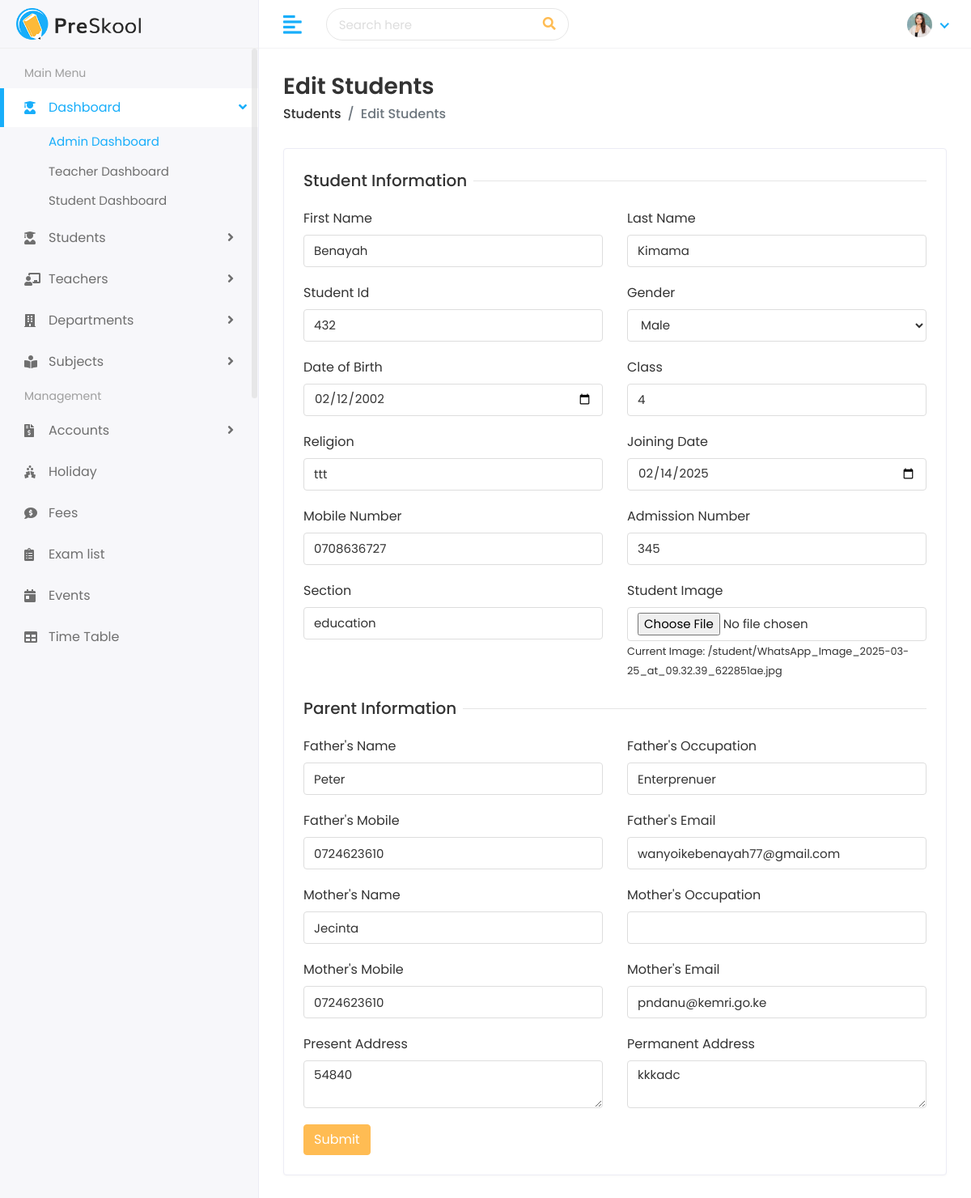
The page /student/edit/432/ on the database its author committed.
### student/models.py (models this page shows, shortened)
class Student(models.Model):
    first_name = models.CharField(max_length=100)
    last_name = models.CharField(max_length=100)
    student_id = models.CharField(max_length=20)
    gender = models.CharField(max_length=10, choices=[('Male', 'Male'), ('Female', 'Female'), ('Others', 'Others')])
    date_of_birth = models.DateField()
    student_class = models.CharField(max_length=50)
    religion = models.CharField(max_length=50)
    joining_date = models.DateField()
    mobile_number = models.CharField(max_length=15)
    admission_number = models.CharField(max_length=20)
    section = models.CharField(max_length=10)
    student_image = models.ImageField(upload_to='students/', blank=True)
    parent = models.OneToOneField(Parent, on_delete=models.CASCADE)
    slug = models.SlugField(max_length=255, unique=True, blank=True)

class Parent(models.Model):
    father_name = models.CharField(max_length=100)
    father_occupation = models.CharField(max_length=100, blank=True)
    father_mobile = models.CharField(max_length=15)
    father_email = models.EmailField(max_length=100)
    mother_name = models.CharField(max_length=100)
    mother_occupation = models.CharField(max_length=100, blank=True)
    mother_mobile = models.CharField(max_length=15)
    mother_email = models.EmailField(max_length=100)
    present_address = models.TextField()
    permanent_address = models.TextField()

### student/views.py (the view, shortened to what this page needs)
# urls.py: path('edit/<str:student_id>/', views.edit_student, name='edit_student'),
def edit_student(request, student_id):
    student = get_object_or_404(Student, student_id=student_id)
    parent = student.parent
    context = {"student": student, "parent": parent}
    return render(request, "students/edit-student.html", context)

### templates/students/edit-student.html (shortened to what this page needs)
{% extends 'Home/base.html' %}
{% load static %}
{% block body %}
<div class="page-wrapper">
    <div class="content container-fluid">
        <div class="page-header">
            <div class="row align-items-center">
                <div class="col">
                    <h3 class="page-title">Edit Students</h3>
                    <ul class="breadcrumb">
                        <li class="breadcrumb-item"><a href="/students">Students</a></li>
                        <li class="breadcrumb-item active">Edit Students</li>
                    </ul>
                </div>
            </div>
        </div>
        <div class="row">
            <div class="col-sm-12">
                <div class="card">
                    <div class="card-body">
                        <form method="POST" enctype="multipart/form-data">
                            <div class="row">
                                <div class="col-12">
                                    <h5 class="form-title"><span>Student Information</span></h5>
                                </div>
                                <div class="col-12 col-sm-6">
                                    <div class="form-group">
                                        <label>First Name</label>
                                        <input type="text" name="first_name" class="form-control" value="{{ student.first_name }}">
                                    </div>
                                </div>
                                <div class="col-12 col-sm-6">
                                    <div class="form-group">
                                        <label>Last Name</label>
                                        <input type="text" name="last_name" class="form-control" value="{{ student.last_name }}">
                                    </div>
                                </div>
                                <div class="col-12 col-sm-6">
                                    <div class="form-group">
                                        <label>Student Id</label>
                                        <input type="text" name="student_id" class="form-control" value="{{ student.student_id }}">
                                    </div>
                                </div>
                                <div class="col-12 col-sm-6">
                                    <div class="form-group">
                                        <label>Gender</label>
                                        <select name="gender" class="form-control">
                                            <option value="Male" {% if student.gender == 'Male' %}selected{% endif %}>Male</option>
                                        </select>
                                    </div>
                                </div>
                                <div class="col-12 col-sm-6">
                                    <div class="form-group">
                                        <label>Date of Birth</label>
                                        <input type="date" name="date_of_birth" class="form-control" value="{{ student.date_of_birth|date:'Y-m-d' }}">
                                    </div>
                                </div>
                                <div class="col-12 col-sm-6">
                                    <div class="form-group">
                                        <label>Class</label>
                                        <input type="text" name="student_class" class="form-control" value="{{ student.student_class }}">
                                    </div>
                                </div>
                                <div class="col-12 col-sm-6">
                                    <div class="form-group">
                                        <label>Religion</label>
                                        <input type="text" name="religion" class="form-control" value="{{ student.religion }}">
                                    </div>
                                </div>
                                <div class="col-12 col-sm-6">
                                    <div class="form-group">
                                        <label>Joining Date</label>
                                        <input type="date" name="joining_date" class="form-control" value="{{ student.joining_date|date:'Y-m-d' }}">
                                    </div>
                                </div>
                                <div class="col-12 col-sm-6">
                                    <div class="form-group">
                                        <label>Mobile Number</label>
                                        <input type="text" name="mobile_number" class="form-control" value="{{ student.mobile_number }}">
                                    </div>
                                </div>
                                <div class="col-12 col-sm-6">
                                    <div class="form-group">
                                        <label>Admission Number</label>
                                        <input type="text" name="admission_number" class="form-control" value="{{ student.admission_number }}">
                                    </div>
                                </div>
                                <div class="col-12 col-sm-6">
                                    <div class="form-group">
                                        <label>Section</label>
                                        <input type="text" name="section" class="form-control" value="{{ student.section }}">
                                    </div>
                                </div>
                                <div class="col-12 col-sm-6">
                                    <div class="form-group">
                                        <label>Student Image</label>
                                        <input type="file" name="student_image" class="form-control">
                                        <small>Current Image: {{ student.student_image.url }}</small>
                                    </div>
                                </div>
                                <div class="col-12">
                                    <h5 class="form-title"><span>Parent Information</span></h5>
                                </div>
                                <div class="col-12 col-sm-6">
                                    <div class="form-group">
                                        <label>Father's Name</label>
                                        <input type="text" name="father_name" class="form-control" value="{{ parent.father_name }}">
                                    </div>
                                </div>
                                <div class="col-12 col-sm-6">
                                    <div class="form-group">
                                        <label>Father's Occupation</label>
                                        <input type="text" name="father_occupation" class="form-control" value="{{ parent.father_occupation }}">
                                    </div>
                                </div>
                                <div class="col-12 col-sm-6">
                                    <div class="form-group">
                                        <label>Father's Mobile</label>
                                        <input type="text" name="father_mobile" class="form-control" value="{{ parent.father_mobile }}">
                                    </div>
                                </div>
                                <div class="col-12 col-sm-6">
                                    <div class="form-group">
                                        <label>Father's Email</label>
                                        <input type="email" name="father_email" class="form-control" value="{{ parent.father_email }}">
                                    </div>
                                </div>
                                <div class="col-12 col-sm-6">
                                    <div class="form-group">
                                        <label>Mother's Name</label>
                                        <input type="text" name="mother_name" class="form-control" value="{{ parent.mother_name }}">
                                    </div>
                                </div>
                                <div class="col-12 col-sm-6">
                                    <div class="form-group">
                                        <label>Mother's Occupation</label>
                                        <input type="text" name="mother_occupation" class="form-control" value="{{ parent.mother_occupation }}">
                                    </div>
                                </div>
                                <div class="col-12 col-sm-6">
                                    <div class="form-group">
                                        <label>Mother's Mobile</label>
                                        <input type="text" name="mother_mobile" class="form-control" value="{{ parent.mother_mobile }}">
                                    </div>
                                </div>
                                <div class="col-12 col-sm-6">
                                    <div class="form-group">
                                        <label>Mother's Email</label>
                                        <input type="email" name="mother_email" class="form-control" value="{{ parent.mother_email }}">
                                    </div>
                                </div>
                                <div class="col-12 col-sm-6">
                                    <div class="form-group">
                                        <label>Present Address</label>
                                        <textarea name="present_address" class="form-control">{{ parent.present_address }}</textarea>
                                    </div>
                                </div>
                                <div class="col-12 col-sm-6">
                                    <div class="form-group">
                                        <label>Permanent Address</label>
                                        <textarea name="permanent_address" class="form-control">{{ parent.permanent_address }}</textarea>
                                    </div>
                                </div>
                                <div class="col-12">
                                    <button type="submit" class="btn btn-primary">Submit</button>
                                </div>
                            </div>
                        </form>
                    </div>
                </div>
            </div>
        </div>
    </div>
</div>
{% endblock %}

### static/assets/css/style.css (style rules this page uses)
html { height: 100%; }
body { background-color: #fff; color: #333; font-family: 'Poppins', sans-serif; font-size: 1rem; height: 100%; line-height: 1.5; overflow-x: hidden; }
h1, h2, h3, h4, h5, h6 { font-family: 'Poppins', sans-serif; margin-top: 0; }
.form-control { border: 1px solid #ddd; box-shadow: none; color: #333; font-size: 15px; height: 40px; }
input, input:focus, button, button:focus { outline: none; }
input[type="file"] { height: auto; min-height: calc(1.5em + .75rem + 2px); }
input[type=text], input[type=password] { -webkit-appearance: none; -moz-appearance: none; appearance: none; }
textarea.form-control { resize: vertical; }
.form-group { margin-bottom: 1.25rem; }
ul, ol { padding: 0px; list-style: none; }
.btn-primary { background-color: #FFBC53; border: 1px solid #FFBC53; }
.card { border: 1px solid #ececf5; box-shadow: 0 1px 3px 0 rgba(0, 0, 0, 0.03); margin-bottom: 1.875rem; }
.card-body { padding: 1.5rem; }
.page-wrapper { margin-left: 320px; padding-top: 60px; position: relative; transition: all 0.4s ease; }
.page-wrapper > .content { padding: 1.875rem 1.875rem 0; }
.page-header { margin-bottom: 1.875rem; }
.page-header .breadcrumb { background-color: transparent; color: #6c757d; font-size: 1rem; font-weight: 500; margin-bottom: 0; padding: 0; }
.page-header .breadcrumb a { color: #333; }
.page-title { font-size: 28px; font-weight: 600; color: #333; margin-bottom: 5px; }
.form-title { width: 100%; max-width: 100%; padding: 0; font-size: 1.25rem; font-weight: 500; line-height: inherit; color: #333; white-space: normal; position: relative; display: block; margin-bottom: 20px; }
.form-title:before { content: ""; position: absolute; left: 0px; right: 0px; height: 1px; top: 50%; background-color: rgba(0, 0, 0, 0.1); }
.form-title span { padding: 0px 0.5rem 0 0; background-color: #fff; display: inline-block; z-index: 2; position: relative; }

### rows shown on the page
Student: first_name "Benayah", last_name "Kimama", student_id "432", gender "Male", date_of_birth "02/12/2002", student_class "4", religion "ttt", joining_date "02/14/2025", mobile_number "0708636727", admission_number "345", section "education", student_image "/student/WhatsApp_Image_2025-03-25_at_09.32.39_622851ae.jpg"
Parent: father_name "Peter", father_occupation "Enterprenuer", father_mobile "0724623610", father_email "wanyoikebenayah77@gmail.com", mother_name "Jecinta", mother_mobile "0724623610", mother_email "pndanu@kemri.go.ke", present_address "54840", permanent_address "kkkadc"
